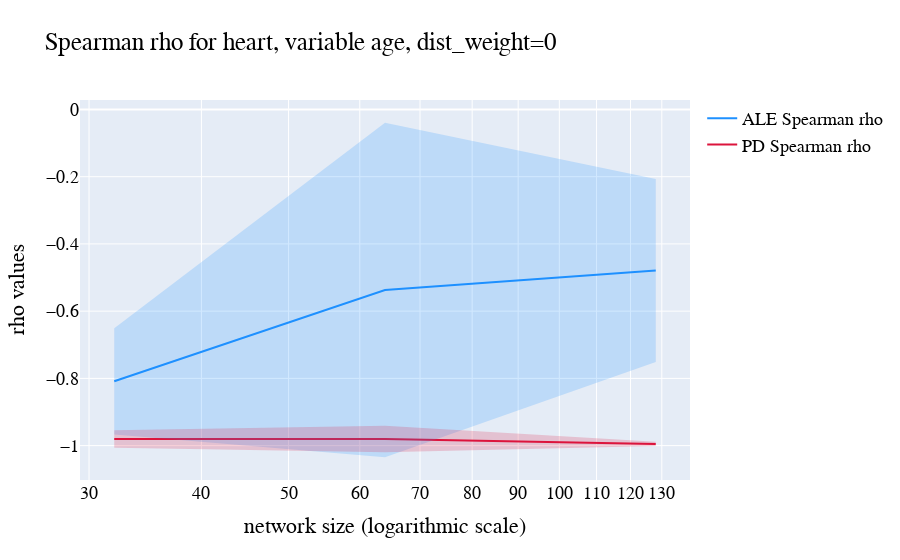
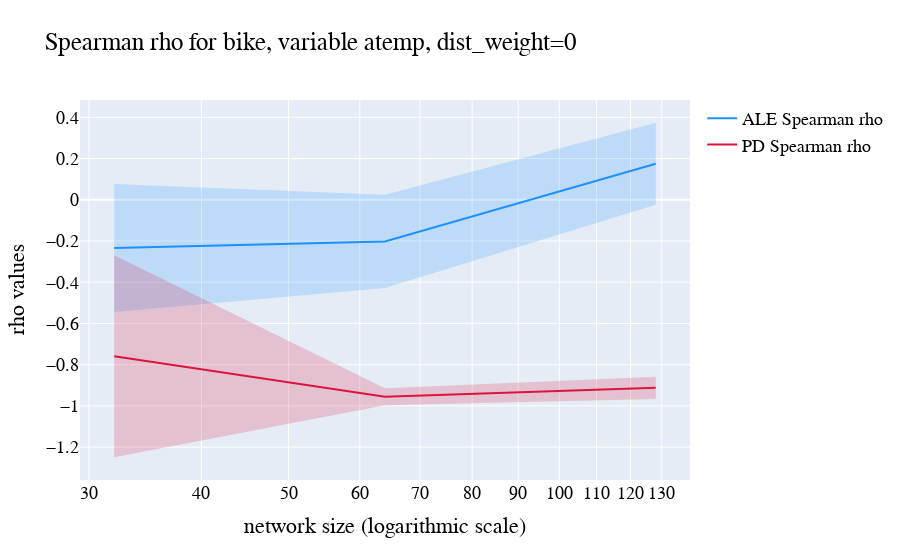
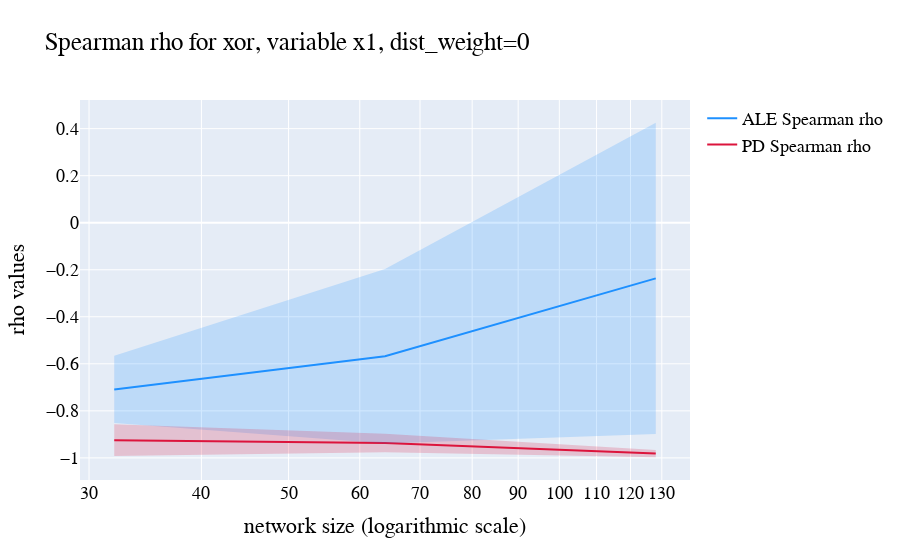
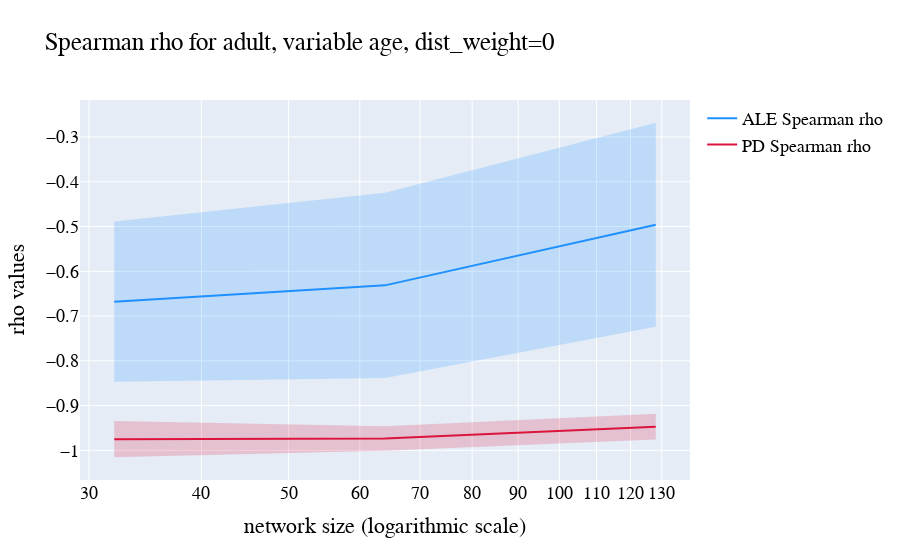

The cell these charts' notebook holds for them, in order:
### Code cell
for _, row in df[["name", "variable"]].drop_duplicates().iterrows():
    size_plot(row["name"], row.variable, dist_weight=0)

### Figure 1 — Plotly figure (JSON) as saved in the notebook; plotly's stock layout.template omitted (floating-point values rounded to 4 significant figures)
{"data": [{"line": {"color": "rgba(30,144,255,1)"}, "mode": "lines", "name": "ALE Spearman rho", "type": "scatter", "x": [32, 64, 128], "y": [-0.8087, -0.5371, -0.4789]}, {"line": {"color": "rgba(220,20,60,1)"}, "mode": "lines", "name": "PD Spearman rho", "type": "scatter", "x": [32, 64, 128], "y": [-0.9801, -0.9803, -0.9949]}, {"fill": "toself", "fillcolor": "rgba(30,144,255,0.2)", "hoverinfo": "skip", "line": {"color": "rgba(255,255,255,0)"}, "showlegend": false, "type": "scatter", "x": [32, 64, 128, 128, 64, 32], "y": [-0.6507, -0.03945, -0.2067, -0.751, -1.035, -0.9667]}, {"fill": "toself", "fillcolor": "rgba(220,20,60,0.2)", "hoverinfo": "skip", "line": {"color": "rgba(255,255,255,0)"}, "showlegend": false, "type": "scatter", "x": [32, 64, 128, 128, 64, 32], "y": [-0.954, -0.9408, -0.9883, -1.002, -1.02, -1.006]}], "layout": {"font": {"color": "black", "family": "Courier New, monospace", "size": 18}, "title": {"text": "Spearman rho for heart, variable age, dist_weight=0"}, "xaxis": {"title": {"text": "network size (logarithmic scale)"}, "type": "log"}, "yaxis": {"title": {"text": "rho values"}}}}

### Figure 2 — Plotly figure (JSON) as saved in the notebook; plotly's stock layout.template omitted (floating-point values rounded to 4 significant figures)
{"data": [{"line": {"color": "rgba(30,144,255,1)"}, "mode": "lines", "name": "ALE Spearman rho", "type": "scatter", "x": [32, 64, 128], "y": [-0.2336, -0.2019, 0.1748]}, {"line": {"color": "rgba(220,20,60,1)"}, "mode": "lines", "name": "PD Spearman rho", "type": "scatter", "x": [32, 64, 128], "y": [-0.7589, -0.9555, -0.9123]}, {"fill": "toself", "fillcolor": "rgba(30,144,255,0.2)", "hoverinfo": "skip", "line": {"color": "rgba(255,255,255,0)"}, "showlegend": false, "type": "scatter", "x": [32, 64, 128, 128, 64, 32], "y": [0.07671, 0.02481, 0.3736, -0.02393, -0.4285, -0.5439]}, {"fill": "toself", "fillcolor": "rgba(220,20,60,0.2)", "hoverinfo": "skip", "line": {"color": "rgba(255,255,255,0)"}, "showlegend": false, "type": "scatter", "x": [32, 64, 128, 128, 64, 32], "y": [-0.2689, -0.9142, -0.8583, -0.9663, -0.9967, -1.249]}], "layout": {"font": {"color": "black", "family": "Courier New, monospace", "size": 18}, "title": {"text": "Spearman rho for bike, variable atemp, dist_weight=0"}, "xaxis": {"title": {"text": "network size (logarithmic scale)"}, "type": "log"}, "yaxis": {"title": {"text": "rho values"}}}}

### Figure 3 — Plotly figure (JSON) as saved in the notebook; plotly's stock layout.template omitted (floating-point values rounded to 4 significant figures)
{"data": [{"line": {"color": "rgba(30,144,255,1)"}, "mode": "lines", "name": "ALE Spearman rho", "type": "scatter", "x": [32, 64, 128], "y": [-0.7088, -0.568, -0.2367]}, {"line": {"color": "rgba(220,20,60,1)"}, "mode": "lines", "name": "PD Spearman rho", "type": "scatter", "x": [32, 64, 128], "y": [-0.9245, -0.9368, -0.9817]}, {"fill": "toself", "fillcolor": "rgba(30,144,255,0.2)", "hoverinfo": "skip", "line": {"color": "rgba(255,255,255,0)"}, "showlegend": false, "type": "scatter", "x": [32, 64, 128, 128, 64, 32], "y": [-0.5659, -0.1967, 0.4251, -0.8984, -0.9393, -0.8518]}, {"fill": "toself", "fillcolor": "rgba(220,20,60,0.2)", "hoverinfo": "skip", "line": {"color": "rgba(255,255,255,0)"}, "showlegend": false, "type": "scatter", "x": [32, 64, 128, 128, 64, 32], "y": [-0.8574, -0.897, -0.9661, -0.9973, -0.9765, -0.9917]}], "layout": {"font": {"color": "black", "family": "Courier New, monospace", "size": 18}, "title": {"text": "Spearman rho for xor, variable x1, dist_weight=0"}, "xaxis": {"title": {"text": "network size (logarithmic scale)"}, "type": "log"}, "yaxis": {"title": {"text": "rho values"}}}}

### Figure 4 — Plotly figure (JSON) as saved in the notebook; plotly's stock layout.template omitted (floating-point values rounded to 4 significant figures)
{"data": [{"line": {"color": "rgba(30,144,255,1)"}, "mode": "lines", "name": "ALE Spearman rho", "type": "scatter", "x": [32, 64, 128], "y": [-0.6678, -0.6314, -0.4959]}, {"line": {"color": "rgba(220,20,60,1)"}, "mode": "lines", "name": "PD Spearman rho", "type": "scatter", "x": [32, 64, 128], "y": [-0.9751, -0.9736, -0.947]}, {"fill": "toself", "fillcolor": "rgba(30,144,255,0.2)", "hoverinfo": "skip", "line": {"color": "rgba(255,255,255,0)"}, "showlegend": false, "type": "scatter", "x": [32, 64, 128, 128, 64, 32], "y": [-0.4887, -0.4244, -0.2681, -0.7237, -0.8385, -0.8469]}, {"fill": "toself", "fillcolor": "rgba(220,20,60,0.2)", "hoverinfo": "skip", "line": {"color": "rgba(255,255,255,0)"}, "showlegend": false, "type": "scatter", "x": [32, 64, 128, 128, 64, 32], "y": [-0.9347, -0.9462, -0.9183, -0.9758, -1.001, -1.015]}], "layout": {"font": {"color": "black", "family": "Courier New, monospace", "size": 18}, "title": {"text": "Spearman rho for adult, variable age, dist_weight=0"}, "xaxis": {"title": {"text": "network size (logarithmic scale)"}, "type": "log"}, "yaxis": {"title": {"text": "rho values"}}}}
